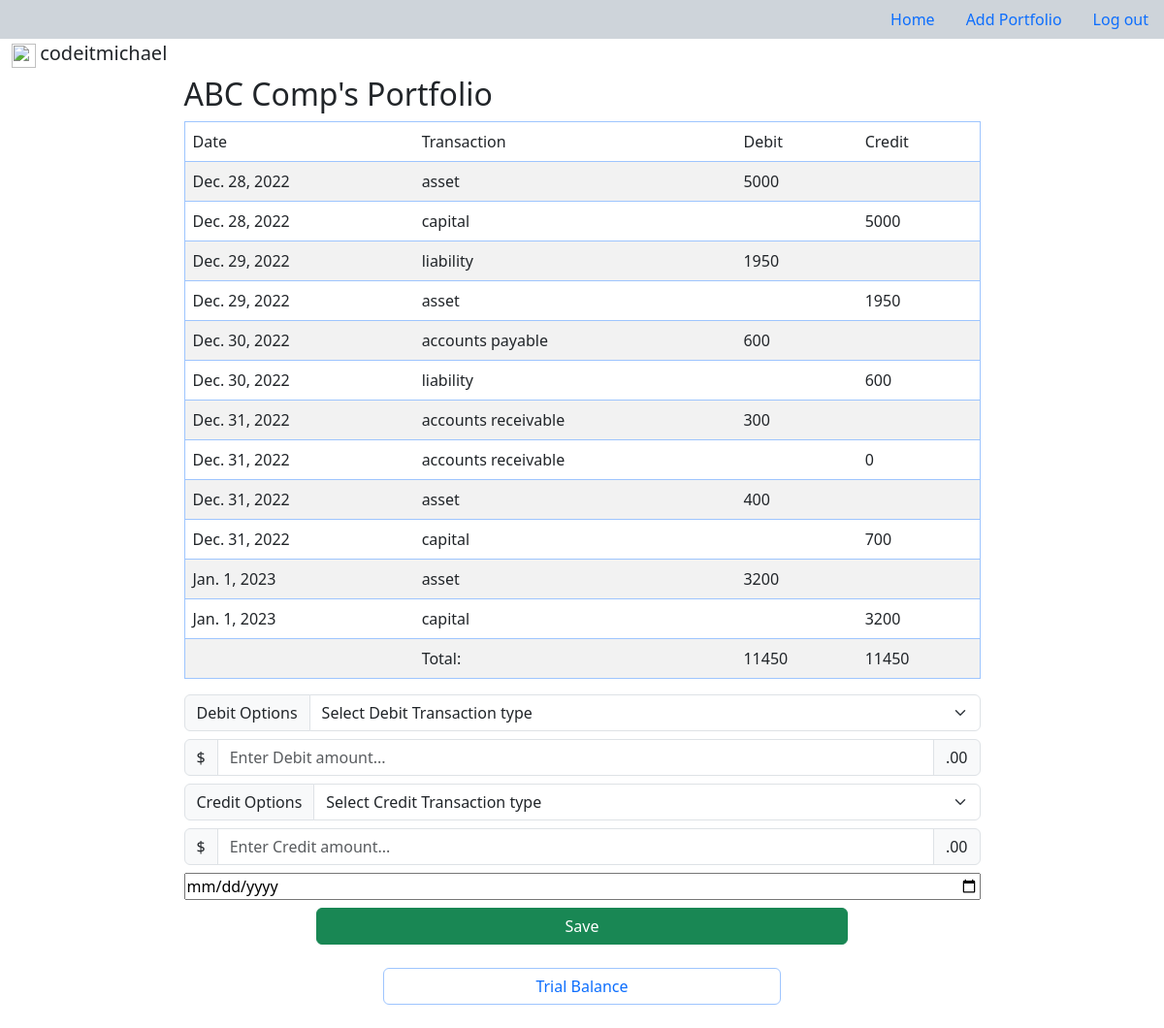
The page /pfl-journal/pk=16 (signed in) on the database its author committed.
### app/models.py (models this page shows, shortened)
class Portfolio(models.Model):
	user = models.ForeignKey(User, on_delete=models.CASCADE, null=True)
	name = models.CharField(max_length=30)

class Transaction(models.Model):
	journal_list = models.ForeignKey(Portfolio,on_delete=models.CASCADE)
	trans_name = models.CharField(max_length=30)
	trans_type = models.CharField(max_length=3)
	amount = models.IntegerField()
	date = models.DateField()

### app/views.py (the view, shortened to what this page needs)
# urls.py: path('pfl-journal/pk=<int:pk>', Journal.as_view(), name='pfl-detail'),
class Journal(LoginRequiredMixin,DetailView):
	model = Portfolio
	template_name = 'app/journal.html'
	context_object_name = 'pfl'
	def get(self,*args,**kwargs):
		return super(Journal, self).get(*args,**kwargs)
	def dispatch(self,request,pk,*args,**kwargs):
		dbt_trans, dbt_amt = request.POST.get('dbt'), request.POST.get('dbt-amt')
		cdt_trans, cdt_amt = request.POST.get('cdt'), request.POST.get('cdt-amt')
		trans_date = request.POST.get('trans-date')
		pfl = self.model.objects.get(id=pk)
		return super(Journal, self).dispatch(request,*args,**kwargs)

### app/templatetags/app_extras.py (called while the page is built)
@register.simple_tag(takes_context=True)
def journal_table(context, pfl):
    request = context.get('request')
    trans_table = []
    debit_total, credit_total = 0, 0
    for trans in pfl.transaction_set.all():
        if trans.trans_type == 'dbt':
            trans_table.append((trans.date, trans.trans_name, trans.amount, ''))
            debit_total += trans.amount
        else:
            trans_table.append((trans.date, trans.trans_name, '', trans.amount))
            credit_total += trans.amount
    context = {'tbl': trans_table, 'dt': debit_total, 'ct': credit_total}
    return context

### app/templates/app/journal.html (shortened to what this page needs)
{% extends 'app/base.html' %}
{% load app_extras %}
{% block content %}
<div class="w-75 mx-auto p-2">
	<h2>{{pfl.name}}'s Portfolio</h2>
	{% journal_table pfl as jt %}
	<div>
		<table class="mx-auto table table-striped border border-primary-subtle">
			<thead>
				<tr class="bg-info">
					<td>Date</td>
					<td>Transaction</td>
					<td>Debit</td>
					<td>Credit</td>
				</tr>
			</thead>
			<tbody>
				{% for transaction in jt.tbl %}
					<tr class="bg-secondary-subtle">
						{% for items in transaction %}
							<td>{{items}}</td>
						{% endfor %}
					</tr>
				{% endfor %}
				<tr class="bg-info-subtle">
					<td></td>
					<td>Total:</td>
					<td>{{jt.dt}}</td>
					<td>{{jt.ct}}</td>
				</tr>
			</tbody>
		</table>
	</div>
	<form method="post" action="">
		<div class="vstack gap-2">
			<div class="input-group">
				<label class="input-group-text" for="inputGroupSelect01">Debit Options</label>
				<select name="dbt" class="form-select" id="inputGroupSelect01">
					<option disabled="" selected="" value="">Select Debit Transaction type</option>
				</select>
			</div>
			<div class="input-group mb">
				<span class="input-group-text">$</span>
	        		<input type="number" class="form-control" name="dbt-amt" placeholder="Enter Debit amount...">
				<span class="input-group-text">.00</span>
			</div>
			<div class="input-group">
				<label class="input-group-text" for="inputGroupSelect02">Credit Options</label>
				<select name="cdt" class="form-select" id="inputGroupSelect02">
					<option disabled="" selected="" value="">Select Credit Transaction type</option>
				</select>
			</div>
			<div class="input-group">
				<span class="input-group-text">$</span>
	        		<input type="number" class="form-control" name="cdt-amt" placeholder="Enter Credit amount...">
				<span class="input-group-text">.00</span>
			</div>
			<div class="input-group d-grid col-6">
	        	<input type="date" name="trans-date">
	        </div>
	        <div class="d-grid col-8 mx-auto">
				<input class="btn btn-success" type="submit" name="save" value="Save">
			</div>
		</div>
	</form>
    <div class="d-grid col-6 mx-auto mt-4">
		<button class="btn text-primary border-primary-subtle" onclick="window.location.href='/pfl-tb/pk={{pfl.id}}'">Trial Balance</button>
	</div>
</div>
{% endblock %}

### app/templates/app/base.html (shortened to what this page needs)
<!DOCTYPE html>
<html>
<head>
    <link href="https://cdn.jsdelivr.net/npm/bootstrap@5.3.0-alpha1/dist/css/bootstrap.min.css" rel="stylesheet">
</head>
<body class="mb-3">
    <nav>
        <ul class="nav justify-content-end bg-dark-subtle">
            <li class="nav-item">
                <a class="nav-link active" href="{% url 'pfl-list' %}">Home</a>
            </li>
            <li class="nav-item">
                <a class="nav-link" href="{% url 'pfl-create' %}">Add Portfolio</a>
            </li>
            <li class="nav-item">
                <a class="nav-link" href="{% url 'logout' %}">Log out</a>
            </li>
        </ul>
    </nav>
    <div class="container-fluid">
        <img src="https://cdn-icons-png.flaticon.com/512/552/552721.png" style="height: 25px;width: 25px;">
        <span class="fs-5">{{request.user}}</span>
    </div>
    <div class="container">
        {% block content %}{% endblock %}
    </div>
</body>

### rows shown on the page
Portfolio: name "ABC Comp"
Transaction: transaction "Dec. 28, 2022" "asset"
Transaction: transaction "Dec. 28, 2022" "capital"
Transaction: transaction "Dec. 29, 2022" "liability"
Transaction: transaction "Dec. 29, 2022" "asset"
Transaction: transaction "Dec. 30, 2022" "accounts payable"
Transaction: transaction "Dec. 30, 2022" "liability"
Transaction: transaction "Dec. 31, 2022" "accounts receivable"
Transaction: transaction "Dec. 31, 2022" "accounts receivable"
Transaction: transaction "Dec. 31, 2022" "asset"
Transaction: transaction "Dec. 31, 2022" "capital"
Transaction: transaction "Jan. 1, 2023" "asset"
Transaction: transaction "Jan. 1, 2023" "capital"

### other values the page prints
{{ request.user }} "codeitmichael"
{{ items }} "5000" "5000" "1950" "1950" "600" "600" "300" "0" "400" "700" "3200" "3200"
{{ jt.dt }} "11450"
{{ jt.ct }} "11450"
